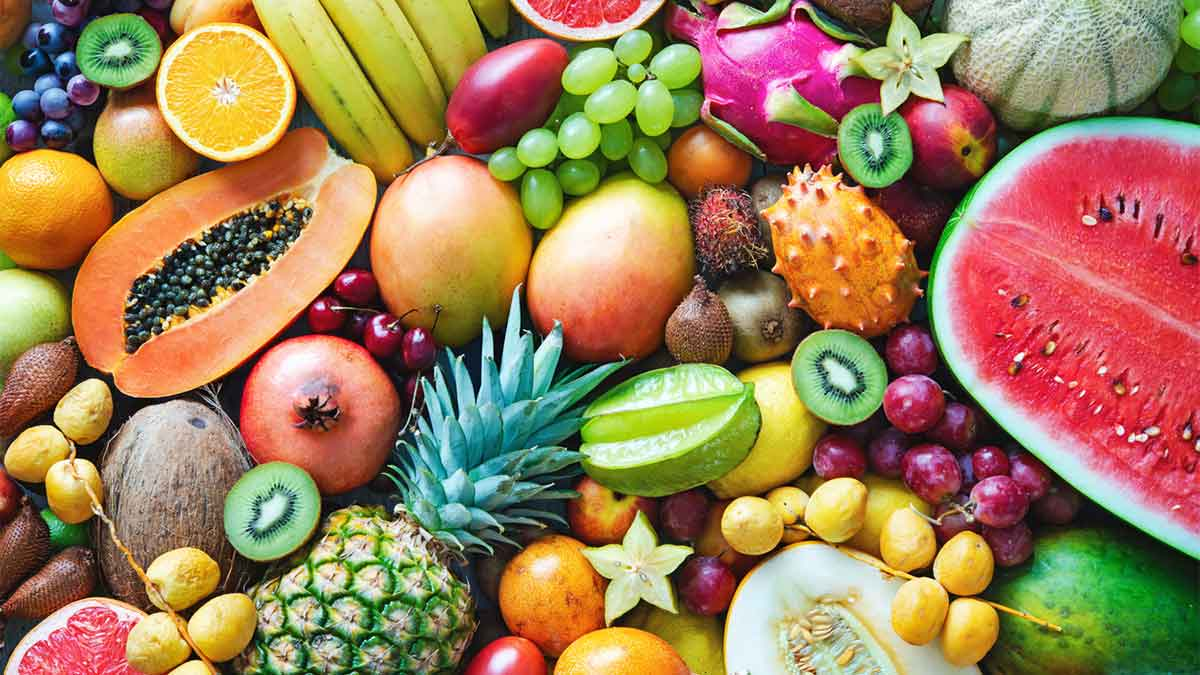
#> input picture img/frutas.jpg, 1200 x 675 px
$ python canaisDeCores.py
#> lines starting #> are read from the running program, lines starting #| are printed output that depends on the picture
## importando biblioteca
## separacao de canais espaços de cores
import cv2

#carregar imagem
img = cv2.imread("./img/frutas.jpg")
#> img is the input picture: shape (675, 1200, 3); mean B, G, R 87.8, 126.2, 157.6

## CONVERTER RGB EM HSV
imagemHsv = cv2.cvtColor(img, cv2.COLOR_BGR2HSV)
#> imagemHsv: shape (675, 1200, 3); mean H, S, V 61.6, 143.8, 171


matiz, saturacao, valor = cv2.split(imagemHsv)
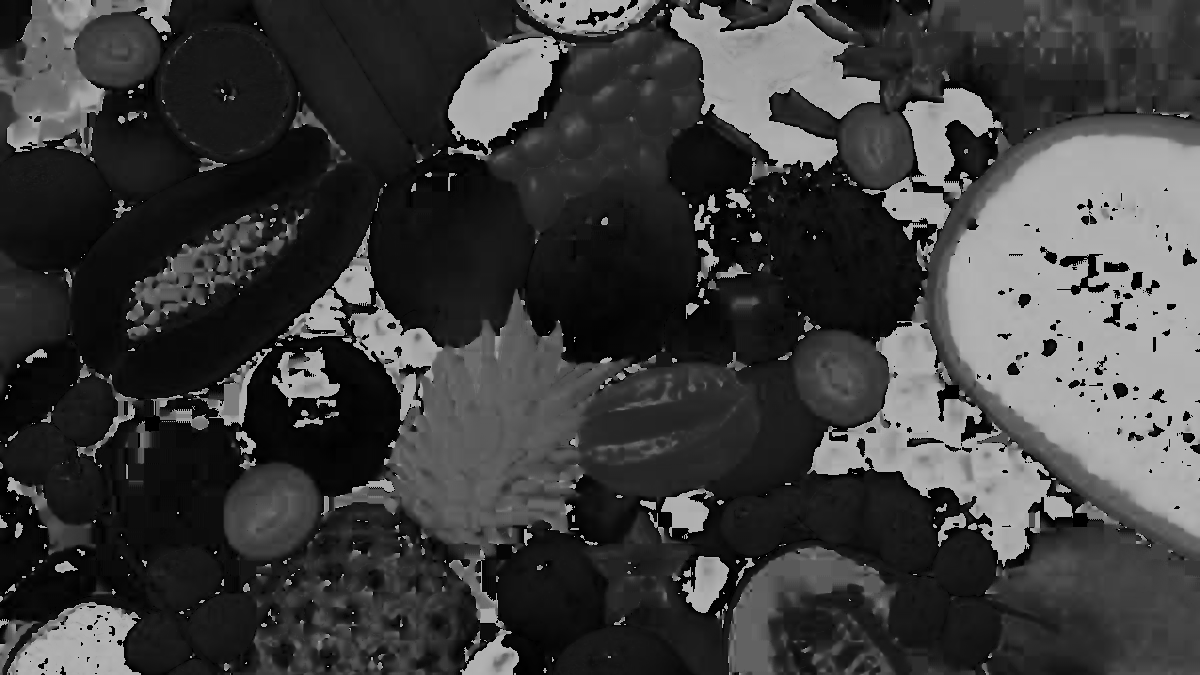
#> matiz: shape (675, 1200); min 0, max 179, mean 61.6
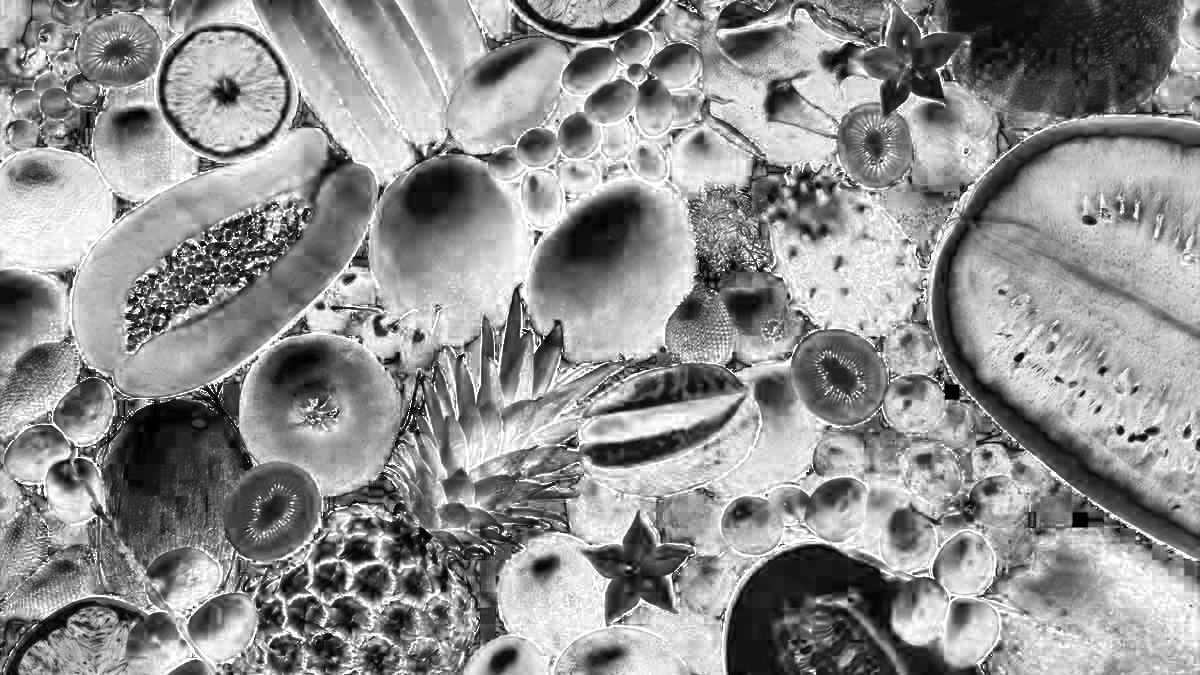
#> saturacao: shape (675, 1200); min 0, max 255, mean 143.8
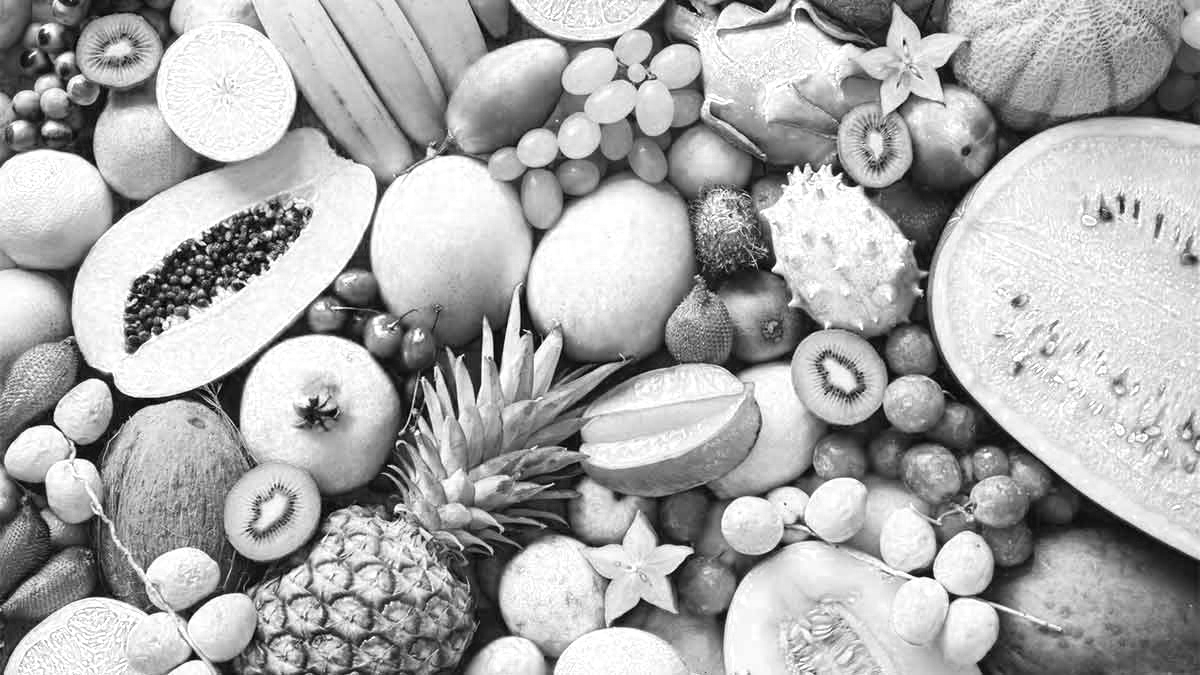
#> valor: shape (675, 1200); min 0, max 255, mean 171

cv2.imshow("CANAL H", matiz)
cv2.imshow("CANAL S", saturacao)
cv2.imshow("CANAL V", valor)
cv2.imshow("IMG PADRAO", imagemHsv)

## fechar o programa com qualquer tecla == 0
cv2.waitKey(0)
cv2.destroyAllWindows()

$ run again, with img/cachorro.jpg copied over img/frutas.jpg
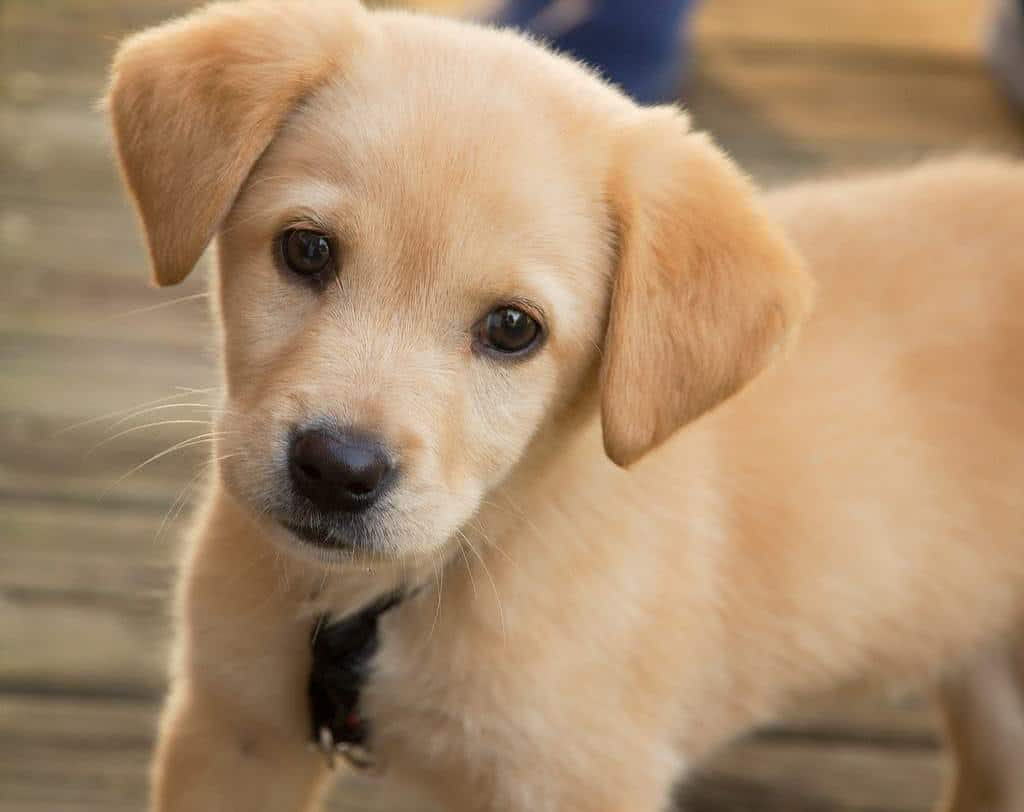
#> input picture img/cachorro.jpg, 1024 x 812 px
#> img is the input picture: shape (812, 1024, 3); mean B, G, R 109.1, 140.2, 170
#> imagemHsv: shape (812, 1024, 3); mean H, S, V 17.6, 94.3, 170.5
#> `matiz, saturacao, valor = cv2.split(imagemHsv)`:
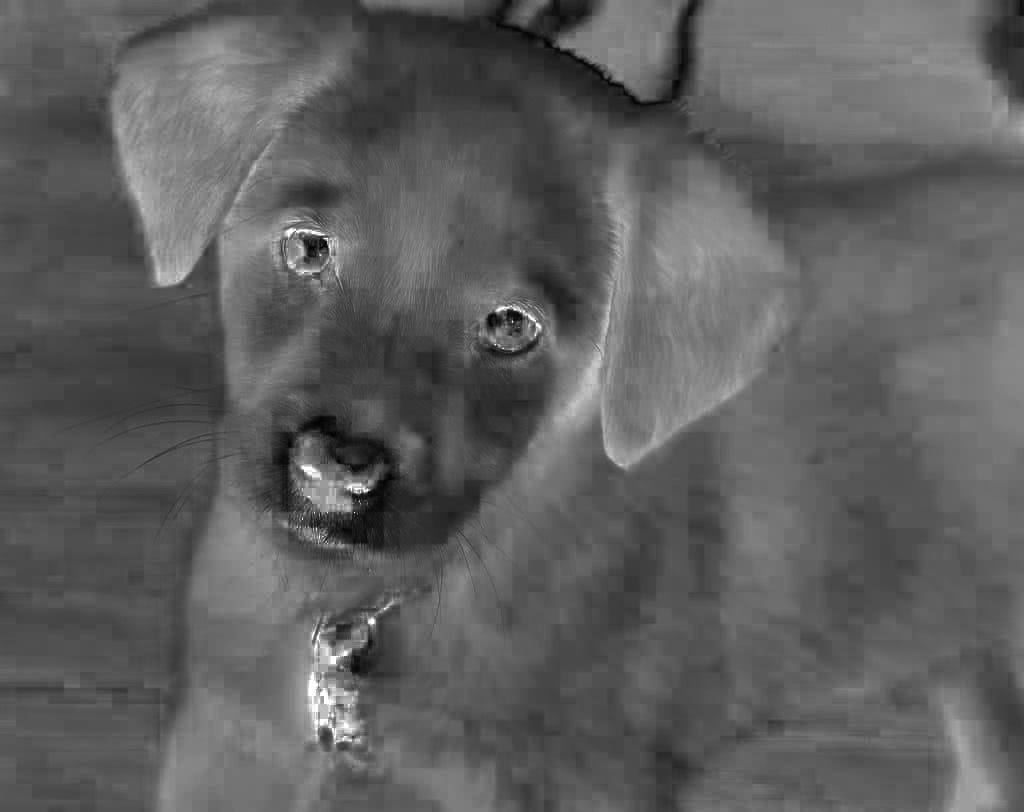
#> saturacao: shape (812, 1024); min 0, max 255, mean 94.3
#> `matiz, saturacao, valor = cv2.split(imagemHsv)`:
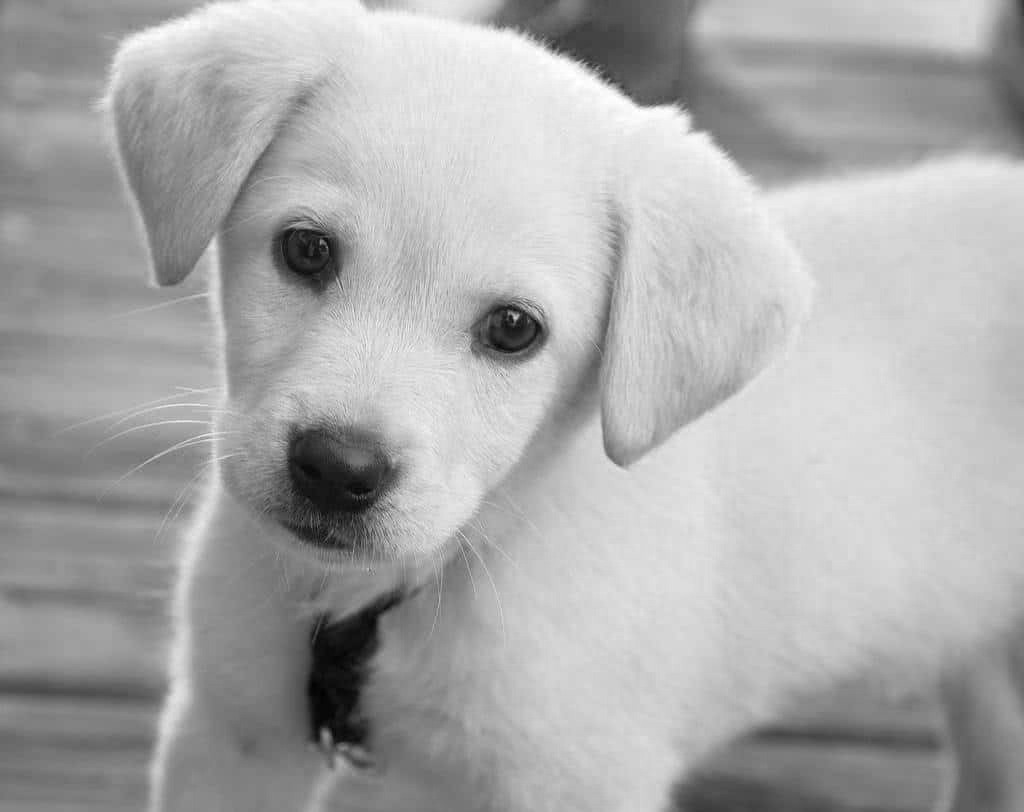
#> valor: shape (812, 1024); min 1, max 255, mean 170.5
